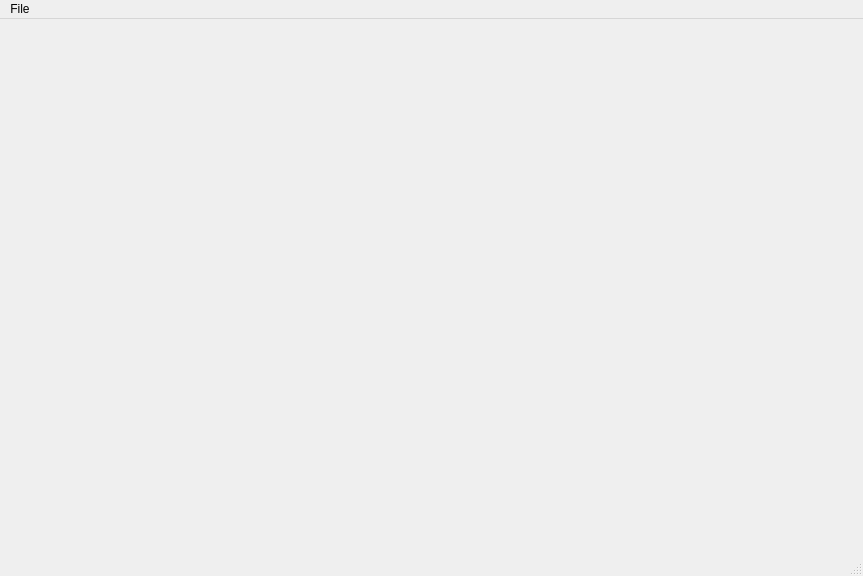
<?xml version="1.0" encoding="UTF-8"?>
<ui version="4.0">
 <class>MainWindow</class>
 <widget class="QMainWindow" name="MainWindow">
  <property name="geometry">
   <rect>
    <x>0</x>
    <y>0</y>
    <width>863</width>
    <height>576</height>
   </rect>
  </property>
  <property name="windowTitle">
   <string>MainWindow</string>
  </property>
  <widget class="QWidget" name="centralwidget"/>
  <widget class="QMenuBar" name="menubar">
   <property name="geometry">
    <rect>
     <x>0</x>
     <y>0</y>
     <width>863</width>
     <height>27</height>
    </rect>
   </property>
   <widget class="QMenu" name="menuFile">
    <property name="title">
     <string>File</string>
    </property>
    <addaction name="actionOpen"/>
   </widget>
   <addaction name="menuFile"/>
  </widget>
  <widget class="QStatusBar" name="statusbar"/>
  <action name="actionOpen">
   <property name="text">
    <string>Open</string>
   </property>
  </action>
  <action name="actionWorld">
   <property name="text">
    <string>World</string>
   </property>
  </action>
 </widget>
 <resources/>
 <connections/>
</ui>
